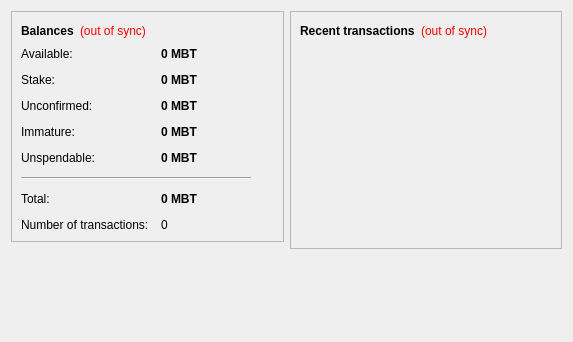
<?xml version="1.0" encoding="UTF-8"?>
<ui version="4.0">
 <class>OverviewPage</class>
 <widget class="QWidget" name="OverviewPage">
  <property name="geometry">
   <rect>
    <x>0</x>
    <y>0</y>
    <width>573</width>
    <height>342</height>
   </rect>
  </property>
  <property name="windowTitle">
   <string>Form</string>
  </property>
  <layout class="QHBoxLayout" name="horizontalLayout" stretch="1,1">
   <item>
    <layout class="QVBoxLayout" name="verticalLayout_2">
     <item>
      <widget class="QFrame" name="frame">
       <property name="frameShape">
        <enum>QFrame::StyledPanel</enum>
       </property>
       <property name="frameShadow">
        <enum>QFrame::Raised</enum>
       </property>
       <layout class="QVBoxLayout" name="verticalLayout_4">
        <item>
         <layout class="QHBoxLayout" name="horizontalLayout_4">
          <item>
           <widget class="QLabel" name="label_5">
            <property name="font">
             <font>
              <weight>75</weight>
              <bold>true</bold>
             </font>
            </property>
            <property name="text">
             <string>Balances</string>
            </property>
           </widget>
          </item>
          <item>
           <widget class="QLabel" name="labelWalletStatus">
            <property name="toolTip">
             <string>The displayed information may be out of date. Your wallet automatically synchronizes with the MBIT network after a connection is established, but this process has not completed yet.</string>
            </property>
            <property name="styleSheet">
             <string notr="true">QLabel { color: red; }</string>
            </property>
            <property name="text">
             <string notr="true">(out of sync)</string>
            </property>
            <property name="alignment">
             <set>Qt::AlignLeading|Qt::AlignLeft|Qt::AlignVCenter</set>
            </property>
           </widget>
          </item>
          <item>
           <spacer name="horizontalSpacer_2">
            <property name="orientation">
             <enum>Qt::Horizontal</enum>
            </property>
            <property name="sizeHint" stdset="0">
             <size>
              <width>40</width>
              <height>20</height>
             </size>
            </property>
           </spacer>
          </item>
         </layout>
        </item>
        <item>
         <layout class="QFormLayout" name="formLayout_2">
          <property name="fieldGrowthPolicy">
           <enum>QFormLayout::AllNonFixedFieldsGrow</enum>
          </property>
          <property name="horizontalSpacing">
           <number>12</number>
          </property>
          <property name="verticalSpacing">
           <number>12</number>
          </property>
          <item row="0" column="0">
           <widget class="QLabel" name="labelAvailableText">
            <property name="toolTip">
             <string>Your current available balance</string>
            </property>
            <property name="text">
             <string>Available:</string>
            </property>
           </widget>
          </item>
          <item row="0" column="1">
           <widget class="QLabel" name="labelAvailable">
            <property name="font">
             <font>
              <weight>75</weight>
              <bold>true</bold>
             </font>
            </property>
            <property name="cursor">
             <cursorShape>IBeamCursor</cursorShape>
            </property>
            <property name="toolTip">
             <string>Your current available balance</string>
            </property>
            <property name="text">
             <string notr="true">0 MBT</string>
            </property>
            <property name="alignment">
             <set>Qt::AlignLeading|Qt::AlignLeft|Qt::AlignVCenter</set>
            </property>
            <property name="textInteractionFlags">
             <set>Qt::LinksAccessibleByMouse|Qt::TextSelectableByKeyboard|Qt::TextSelectableByMouse</set>
            </property>
           </widget>
          </item>
          <item row="1" column="0">
           <widget class="QLabel" name="label_6">
            <property name="toolTip">
             <string>Total of coins that was staked, and do not yet count toward the current balance</string>
            </property>
            <property name="text">
             <string>Stake:</string>
            </property>
           </widget>
          </item>
          <item row="1" column="1">
           <widget class="QLabel" name="labelStake">
            <property name="font">
             <font>
              <weight>75</weight>
              <bold>true</bold>
             </font>
            </property>
            <property name="cursor">
             <cursorShape>IBeamCursor</cursorShape>
            </property>
            <property name="toolTip">
             <string>Total of coins that was staked, and do not yet count toward the current balance</string>
            </property>
            <property name="text">
             <string notr="true">0 MBT</string>
            </property>
            <property name="alignment">
             <set>Qt::AlignLeading|Qt::AlignLeft|Qt::AlignVCenter</set>
            </property>
            <property name="textInteractionFlags">
             <set>Qt::LinksAccessibleByMouse|Qt::TextSelectableByKeyboard|Qt::TextSelectableByMouse</set>
            </property>
           </widget>
          </item>
          <item row="2" column="0">
           <widget class="QLabel" name="label_3">
            <property name="toolTip">
             <string>Total of transactions that have yet to be confirmed, and do not yet count toward the current balance</string>
            </property>
            <property name="text">
             <string>Unconfirmed:</string>
            </property>
           </widget>
          </item>
          <item row="2" column="1">
           <widget class="QLabel" name="labelUnconfirmed">
            <property name="font">
             <font>
              <weight>75</weight>
              <bold>true</bold>
             </font>
            </property>
            <property name="cursor">
             <cursorShape>IBeamCursor</cursorShape>
            </property>
            <property name="toolTip">
             <string>Total of transactions that have yet to be confirmed, and do not yet count toward the current balance</string>
            </property>
            <property name="text">
             <string notr="true">0 MBT</string>
            </property>
            <property name="alignment">
             <set>Qt::AlignLeading|Qt::AlignLeft|Qt::AlignVCenter</set>
            </property>
            <property name="textInteractionFlags">
             <set>Qt::LinksAccessibleByMouse|Qt::TextSelectableByKeyboard|Qt::TextSelectableByMouse</set>
            </property>
           </widget>
          </item>
          <item row="3" column="0">
           <widget class="QLabel" name="labelImmatureText">
            <property name="toolTip">
             <string>Mined balance that has not yet matured</string>
            </property>
            <property name="text">
             <string>Immature:</string>
            </property>
           </widget>
          </item>
          <item row="3" column="1">
           <widget class="QLabel" name="labelImmature">
            <property name="font">
             <font>
              <weight>75</weight>
              <bold>true</bold>
             </font>
            </property>
            <property name="toolTip">
             <string>Mined balance that has not yet matured</string>
            </property>
            <property name="text">
             <string notr="true">0 MBT</string>
            </property>
            <property name="alignment">
             <set>Qt::AlignLeading|Qt::AlignLeft|Qt::AlignVCenter</set>
            </property>
            <property name="textInteractionFlags">
             <set>Qt::LinksAccessibleByMouse|Qt::TextSelectableByKeyboard|Qt::TextSelectableByMouse</set>
            </property>
           </widget>
          </item>
          <item row="4" column="0">
           <widget class="QLabel" name="labelBalanceWatchOnlyText">
            <property name="toolTip">
             <string>Your unspendable balance</string>
            </property>
            <property name="text">
             <string>Unspendable:</string>
            </property>
           </widget>
          </item>
          <item row="4" column="1">
           <widget class="QLabel" name="labelBalanceWatchOnly">
            <property name="font">
             <font>
              <weight>75</weight>
              <bold>true</bold>
             </font>
            </property>
            <property name="cursor">
             <cursorShape>IBeamCursor</cursorShape>
            </property>
            <property name="toolTip">
             <string>Your unspendable balance</string>
            </property>
            <property name="text">
             <string notr="true">0 MBT</string>
            </property>
            <property name="alignment">
             <set>Qt::AlignLeading|Qt::AlignLeft|Qt::AlignVCenter</set>
            </property>
            <property name="textInteractionFlags">
             <set>Qt::LinksAccessibleByMouse|Qt::TextSelectableByKeyboard|Qt::TextSelectableByMouse</set>
            </property>
           </widget>
          </item>
          <item row="5" column="0" colspan="2">
           <widget class="Line" name="line">
            <property name="maximumSize">
             <size>
              <width>230</width>
              <height>16777215</height>
             </size>
            </property>
            <property name="orientation">
             <enum>Qt::Horizontal</enum>
            </property>
           </widget>
          </item>
          <item row="6" column="0">
           <widget class="QLabel" name="labelTotalText">
            <property name="toolTip">
             <string>Your current total balance</string>
            </property>
            <property name="text">
             <string>Total:</string>
            </property>
           </widget>
          </item>
          <item row="6" column="1">
           <widget class="QLabel" name="labelTotal">
            <property name="font">
             <font>
              <weight>75</weight>
              <bold>true</bold>
             </font>
            </property>
            <property name="toolTip">
             <string>Your current total balance</string>
            </property>
            <property name="text">
             <string notr="true">0 MBT</string>
            </property>
            <property name="alignment">
             <set>Qt::AlignLeading|Qt::AlignLeft|Qt::AlignVCenter</set>
            </property>
            <property name="textInteractionFlags">
             <set>Qt::LinksAccessibleByMouse|Qt::TextSelectableByKeyboard|Qt::TextSelectableByMouse</set>
            </property>
           </widget>
          </item>
          <item row="7" column="0">
           <widget class="QLabel" name="label_2">
            <property name="toolTip">
             <string>Total number of transactions in wallet</string>
            </property>
            <property name="text">
             <string>Number of transactions:</string>
            </property>
           </widget>
          </item>
          <item row="7" column="1">
           <widget class="QLabel" name="labelNumTransactions">
            <property name="toolTip">
             <string>Total number of transactions in wallet</string>
            </property>
            <property name="text">
             <string notr="true">0</string>
            </property>
           </widget>
          </item>
         </layout>
        </item>
       </layout>
      </widget>
     </item>
     <item>
      <spacer name="verticalSpacer">
       <property name="orientation">
        <enum>Qt::Vertical</enum>
       </property>
       <property name="sizeHint" stdset="0">
        <size>
         <width>20</width>
         <height>40</height>
        </size>
       </property>
      </spacer>
     </item>
    </layout>
   </item>
   <item>
    <layout class="QVBoxLayout" name="verticalLayout_3">
     <item>
      <widget class="QFrame" name="frame_2">
       <property name="frameShape">
        <enum>QFrame::StyledPanel</enum>
       </property>
       <property name="frameShadow">
        <enum>QFrame::Raised</enum>
       </property>
       <layout class="QVBoxLayout" name="verticalLayout">
        <item>
         <layout class="QHBoxLayout" name="horizontalLayout_2">
          <item>
           <widget class="QLabel" name="label_4">
            <property name="text">
             <string>&lt;b&gt;Recent transactions&lt;/b&gt;</string>
            </property>
           </widget>
          </item>
          <item>
           <widget class="QLabel" name="labelTransactionsStatus">
            <property name="toolTip">
             <string>The displayed information may be out of date. Your wallet automatically synchronizes with the MBIT network after a connection is established, but this process has not completed yet.</string>
            </property>
            <property name="styleSheet">
             <string notr="true">QLabel { color: red; }</string>
            </property>
            <property name="text">
             <string notr="true">(out of sync)</string>
            </property>
            <property name="alignment">
             <set>Qt::AlignRight|Qt::AlignTrailing|Qt::AlignVCenter</set>
            </property>
           </widget>
          </item>
          <item>
           <spacer name="horizontalSpacer">
            <property name="orientation">
             <enum>Qt::Horizontal</enum>
            </property>
            <property name="sizeHint" stdset="0">
             <size>
              <width>40</width>
              <height>20</height>
             </size>
            </property>
           </spacer>
          </item>
         </layout>
        </item>
        <item>
         <widget class="QListView" name="listTransactions">
          <property name="styleSheet">
           <string notr="true">QListView { background: transparent; }</string>
          </property>
          <property name="frameShape">
           <enum>QFrame::NoFrame</enum>
          </property>
          <property name="verticalScrollBarPolicy">
           <enum>Qt::ScrollBarAlwaysOff</enum>
          </property>
          <property name="horizontalScrollBarPolicy">
           <enum>Qt::ScrollBarAlwaysOff</enum>
          </property>
          <property name="selectionMode">
           <enum>QAbstractItemView::NoSelection</enum>
          </property>
         </widget>
        </item>
       </layout>
      </widget>
     </item>
     <item>
      <spacer name="verticalSpacer_2">
       <property name="orientation">
        <enum>Qt::Vertical</enum>
       </property>
       <property name="sizeHint" stdset="0">
        <size>
         <width>20</width>
         <height>40</height>
        </size>
       </property>
      </spacer>
     </item>
    </layout>
   </item>
  </layout>
 </widget>
 <resources/>
 <connections/>
</ui>
